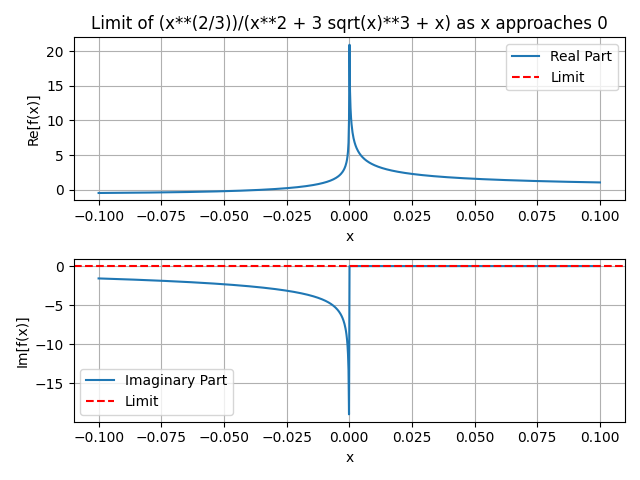

Write Python code to recreate this figure.
import sympy as sp
import numpy as np
import matplotlib.pyplot as plt

def plot_limit():
    # Defining the symbolic variable
    x = sp.Symbol('x')

    # Defining the function
    numerator = x**(2/3)
    denominator = x**2 + 3*sp.sqrt(x)**3 + x
    function = numerator / denominator

    # Computing the limit
    real_limit = sp.limit(sp.re(function), x, 0)
    imaginary_limit = sp.limit(sp.im(function), x, 0)

    # Creating an array of x values around 0
    x_values = np.linspace(-0.1, 0.1, 1000)

    # Computing the real and imaginary parts of the function values
    real_values = [sp.re(function.subs(x, val)) for val in x_values]
    imaginary_values = [sp.im(function.subs(x, val)) for val in x_values]

    # Plotting the real part
    plt.subplot(2, 1, 1)
    plt.plot(x_values, real_values, label='Real Part')
    plt.axhline(y=real_limit, color='r', linestyle='--', label='Limit')
    plt.xlabel('x')
    plt.ylabel('Re[f(x)]')
    plt.title('Limit of (x**(2/3))/(x**2 + 3 sqrt(x)**3 + x) as x approaches 0')
    plt.legend()
    plt.grid(True)

    # Plotting the imaginary part
    plt.subplot(2, 1, 2)
    plt.plot(x_values, imaginary_values, label='Imaginary Part')
    plt.axhline(y=imaginary_limit, color='r', linestyle='--', label='Limit')
    plt.xlabel('x')
    plt.ylabel('Im[f(x)]')
    plt.legend()
    plt.grid(True)

    plt.tight_layout()
    plt.show()

# Calling the function to plot the limit
plot_limit()
